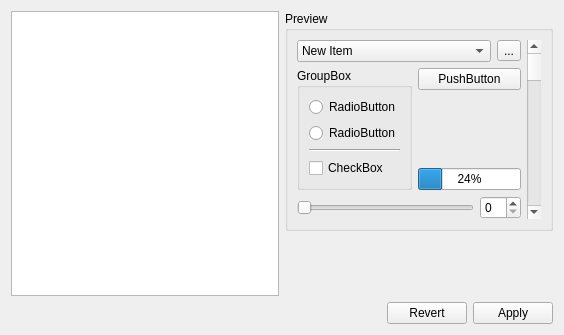
<ui version="4.0" >
 <class>Form</class>
 <widget class="QWidget" name="Form" >
  <property name="geometry" >
   <rect>
    <x>0</x>
    <y>0</y>
    <width>564</width>
    <height>335</height>
   </rect>
  </property>
  <property name="windowTitle" >
   <string>Form</string>
  </property>
  <layout class="QVBoxLayout" name="verticalLayout_5" >
   <item>
    <layout class="QHBoxLayout" name="horizontalLayout_5" >
     <item>
      <widget class="QListWidget" name="styleListWidget" >
       <property name="alternatingRowColors" >
        <bool>true</bool>
       </property>
      </widget>
     </item>
     <item>
      <layout class="QVBoxLayout" name="verticalLayout_4" >
       <item>
        <widget class="QGroupBox" name="stylePreviewer" >
         <property name="title" >
          <string>Preview</string>
         </property>
         <layout class="QHBoxLayout" name="horizontalLayout_4" >
          <item>
           <layout class="QVBoxLayout" name="verticalLayout_3" >
            <item>
             <layout class="QHBoxLayout" name="horizontalLayout" >
              <item>
               <widget class="QComboBox" name="comboBox" >
                <item>
                 <property name="text" >
                  <string>New Item</string>
                 </property>
                </item>
                <item>
                 <property name="text" >
                  <string>New Item</string>
                 </property>
                </item>
                <item>
                 <property name="text" >
                  <string>New Item</string>
                 </property>
                </item>
                <item>
                 <property name="text" >
                  <string>New Item</string>
                 </property>
                </item>
                <item>
                 <property name="text" >
                  <string>New Item</string>
                 </property>
                </item>
                <item>
                 <property name="text" >
                  <string>New Item</string>
                 </property>
                </item>
                <item>
                 <property name="text" >
                  <string>New Item</string>
                 </property>
                </item>
               </widget>
              </item>
              <item>
               <widget class="QToolButton" name="toolButton" >
                <property name="text" >
                 <string>...</string>
                </property>
               </widget>
              </item>
             </layout>
            </item>
            <item>
             <layout class="QHBoxLayout" name="horizontalLayout_2" >
              <item>
               <widget class="QGroupBox" name="groupBox" >
                <property name="title" >
                 <string>GroupBox</string>
                </property>
                <layout class="QVBoxLayout" name="verticalLayout" >
                 <item>
                  <widget class="QRadioButton" name="radioButton_2" >
                   <property name="text" >
                    <string>RadioButton</string>
                   </property>
                  </widget>
                 </item>
                 <item>
                  <widget class="QRadioButton" name="radioButton" >
                   <property name="text" >
                    <string>RadioButton</string>
                   </property>
                  </widget>
                 </item>
                 <item>
                  <widget class="Line" name="line" >
                   <property name="orientation" >
                    <enum>Qt::Horizontal</enum>
                   </property>
                  </widget>
                 </item>
                 <item>
                  <widget class="QCheckBox" name="checkBox" >
                   <property name="text" >
                    <string>CheckBox</string>
                   </property>
                  </widget>
                 </item>
                </layout>
               </widget>
              </item>
              <item>
               <layout class="QVBoxLayout" name="verticalLayout_2" >
                <item>
                 <widget class="QPushButton" name="pushButton" >
                  <property name="text" >
                   <string>PushButton</string>
                  </property>
                 </widget>
                </item>
                <item>
                 <spacer name="verticalSpacer" >
                  <property name="orientation" >
                   <enum>Qt::Vertical</enum>
                  </property>
                  <property name="sizeHint" stdset="0" >
                   <size>
                    <width>20</width>
                    <height>28</height>
                   </size>
                  </property>
                 </spacer>
                </item>
                <item>
                 <widget class="QProgressBar" name="progressBar" >
                  <property name="value" >
                   <number>24</number>
                  </property>
                 </widget>
                </item>
               </layout>
              </item>
             </layout>
            </item>
            <item>
             <layout class="QHBoxLayout" name="horizontalLayout_3" >
              <item>
               <widget class="QSlider" name="horizontalSlider" >
                <property name="orientation" >
                 <enum>Qt::Horizontal</enum>
                </property>
               </widget>
              </item>
              <item>
               <widget class="QSpinBox" name="spinBox" />
              </item>
             </layout>
            </item>
           </layout>
          </item>
          <item>
           <widget class="QScrollBar" name="verticalScrollBar" >
            <property name="orientation" >
             <enum>Qt::Vertical</enum>
            </property>
           </widget>
          </item>
         </layout>
        </widget>
       </item>
       <item>
        <spacer name="verticalSpacer_2" >
         <property name="orientation" >
          <enum>Qt::Vertical</enum>
         </property>
         <property name="sizeHint" stdset="0" >
          <size>
           <width>64</width>
           <height>38</height>
          </size>
         </property>
        </spacer>
       </item>
      </layout>
     </item>
    </layout>
   </item>
   <item>
    <layout class="QHBoxLayout" name="horizontalLayout_6" >
     <item>
      <spacer name="horizontalSpacer" >
       <property name="orientation" >
        <enum>Qt::Horizontal</enum>
       </property>
       <property name="sizeHint" stdset="0" >
        <size>
         <width>40</width>
         <height>20</height>
        </size>
       </property>
      </spacer>
     </item>
     <item>
      <widget class="QPushButton" name="buttonRestore" >
       <property name="text" >
        <string>Revert</string>
       </property>
      </widget>
     </item>
     <item>
      <widget class="QPushButton" name="buttonApply" >
       <property name="text" >
        <string>Apply</string>
       </property>
      </widget>
     </item>
    </layout>
   </item>
  </layout>
 </widget>
 <resources/>
 <connections/>
</ui>
